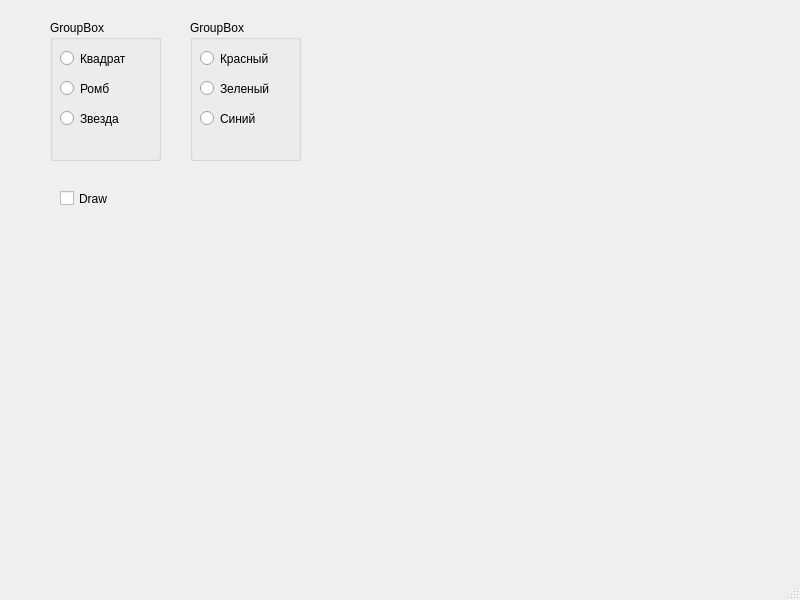
<?xml version="1.0" encoding="UTF-8"?>
<ui version="4.0">
 <class>MainWindow</class>
 <widget class="QMainWindow" name="MainWindow">
  <property name="geometry">
   <rect>
    <x>0</x>
    <y>0</y>
    <width>800</width>
    <height>600</height>
   </rect>
  </property>
  <property name="windowTitle">
   <string>MainWindow</string>
  </property>
  <widget class="QWidget" name="centralwidget">
   <widget class="QGroupBox" name="groupBox">
    <property name="geometry">
     <rect>
      <x>50</x>
      <y>20</y>
      <width>111</width>
      <height>141</height>
     </rect>
    </property>
    <property name="title">
     <string>GroupBox</string>
    </property>
    <widget class="QRadioButton" name="radioButton">
     <property name="geometry">
      <rect>
       <x>10</x>
       <y>30</y>
       <width>82</width>
       <height>17</height>
      </rect>
     </property>
     <property name="text">
      <string>Квадрат</string>
     </property>
    </widget>
    <widget class="QRadioButton" name="radioButton_2">
     <property name="geometry">
      <rect>
       <x>10</x>
       <y>60</y>
       <width>82</width>
       <height>17</height>
      </rect>
     </property>
     <property name="text">
      <string>Ромб</string>
     </property>
    </widget>
    <widget class="QRadioButton" name="radioButton_3">
     <property name="geometry">
      <rect>
       <x>10</x>
       <y>90</y>
       <width>82</width>
       <height>17</height>
      </rect>
     </property>
     <property name="text">
      <string>Звезда</string>
     </property>
    </widget>
   </widget>
   <widget class="QGroupBox" name="groupBox_2">
    <property name="geometry">
     <rect>
      <x>190</x>
      <y>20</y>
      <width>111</width>
      <height>141</height>
     </rect>
    </property>
    <property name="title">
     <string>GroupBox</string>
    </property>
    <widget class="QRadioButton" name="radioButton_4">
     <property name="geometry">
      <rect>
       <x>10</x>
       <y>30</y>
       <width>82</width>
       <height>17</height>
      </rect>
     </property>
     <property name="text">
      <string>Красный</string>
     </property>
    </widget>
    <widget class="QRadioButton" name="radioButton_5">
     <property name="geometry">
      <rect>
       <x>10</x>
       <y>60</y>
       <width>82</width>
       <height>17</height>
      </rect>
     </property>
     <property name="text">
      <string>Зеленый</string>
     </property>
    </widget>
    <widget class="QRadioButton" name="radioButton_6">
     <property name="geometry">
      <rect>
       <x>10</x>
       <y>90</y>
       <width>82</width>
       <height>17</height>
      </rect>
     </property>
     <property name="text">
      <string>Синий</string>
     </property>
    </widget>
   </widget>
   <widget class="QCheckBox" name="checkBox">
    <property name="geometry">
     <rect>
      <x>60</x>
      <y>190</y>
      <width>70</width>
      <height>17</height>
     </rect>
    </property>
    <property name="text">
     <string>Draw</string>
    </property>
   </widget>
  </widget>
  <widget class="QMenuBar" name="menubar">
   <property name="geometry">
    <rect>
     <x>0</x>
     <y>0</y>
     <width>800</width>
     <height>22</height>
    </rect>
   </property>
  </widget>
  <widget class="QStatusBar" name="statusbar"/>
 </widget>
 <resources/>
 <connections/>
</ui>
